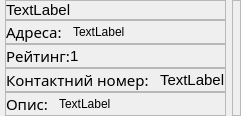
                  <widget class="QWidget" name="widget_17" native="true">
                   <layout class="QHBoxLayout" name="horizontalLayout_13">
                    <property name="leftMargin">
                     <number>0</number>
                    </property>
                    <property name="topMargin">
                     <number>0</number>
                    </property>
                    <property name="rightMargin">
                     <number>0</number>
                    </property>
                    <property name="bottomMargin">
                     <number>0</number>
                    </property>
                    <item>
                     <widget class="QWidget" name="widget_19" native="true">
                      <layout class="QVBoxLayout" name="verticalLayout_33">
                       <property name="spacing">
                        <number>0</number>
                       </property>
                       <property name="leftMargin">
                        <number>5</number>
                       </property>
                       <property name="topMargin">
                        <number>0</number>
                       </property>
                       <property name="rightMargin">
                        <number>0</number>
                       </property>
                       <property name="bottomMargin">
                        <number>0</number>
                       </property>
                       <item>
                        <widget class="QFrame" name="frame_20">
                         <property name="frameShape">
                          <enum>QFrame::StyledPanel</enum>
                         </property>
                         <property name="frameShadow">
                          <enum>QFrame::Raised</enum>
                         </property>
                         <layout class="QVBoxLayout" name="verticalLayout_34">
                          <property name="spacing">
                           <number>11</number>
                          </property>
                          <property name="leftMargin">
                           <number>0</number>
                          </property>
                          <property name="topMargin">
                           <number>0</number>
                          </property>
                          <property name="rightMargin">
                           <number>0</number>
                          </property>
                          <property name="bottomMargin">
                           <number>0</number>
                          </property>
                          <item>
                           <widget class="QLabel" name="placeNameLbl">
                            <property name="font">
                             <font>
                              <pointsize>11</pointsize>
                             </font>
                            </property>
                            <property name="text">
                             <string>TextLabel</string>
                            </property>
                           </widget>
                          </item>
                         </layout>
                        </widget>
                       </item>
                       <item>
                        <widget class="QFrame" name="frame_21">
                         <property name="frameShape">
                          <enum>QFrame::StyledPanel</enum>
                         </property>
                         <property name="frameShadow">
                          <enum>QFrame::Raised</enum>
                         </property>
                         <layout class="QHBoxLayout" name="horizontalLayout_15">
                          <property name="spacing">
                           <number>11</number>
                          </property>
                          <property name="leftMargin">
                           <number>0</number>
                          </property>
                          <property name="topMargin">
                           <number>0</number>
                          </property>
                          <property name="rightMargin">
                           <number>0</number>
                          </property>
                          <property name="bottomMargin">
                           <number>0</number>
                          </property>
                          <item alignment="Qt::AlignLeft">
                           <widget class="QLabel" name="label_10">
                            <property name="font">
                             <font>
                              <family>Segoe Print</family>
                              <pointsize>11</pointsize>
                             </font>
                            </property>
                            <property name="text">
                             <string>Адреса:</string>
                            </property>
                           </widget>
                          </item>
                          <item>
                           <widget class="QLabel" name="placeAdressLbl">
                            <property name="sizePolicy">
                             <sizepolicy hsizetype="Expanding" vsizetype="Preferred">
                              <horstretch>0</horstretch>
                              <verstretch>0</verstretch>
                             </sizepolicy>
                            </property>
                            <property name="text">
                             <string>TextLabel</string>
                            </property>
                           </widget>
                          </item>
                         </layout>
                        </widget>
                       </item>
                       <item>
                        <widget class="QFrame" name="frame_23">
                         <property name="frameShape">
                          <enum>QFrame::StyledPanel</enum>
                         </property>
                         <property name="frameShadow">
                          <enum>QFrame::Raised</enum>
                         </property>
                         <layout class="QHBoxLayout" name="horizontalLayout_14" stretch="0,0,0,0,0,0,0,0,0,0,0,0">
                          <property name="spacing">
                           <number>0</number>
                          </property>
                          <property name="leftMargin">
                           <number>0</number>
                          </property>
                          <property name="topMargin">
                           <number>0</number>
                          </property>
                          <property name="rightMargin">
                           <number>0</number>
                          </property>
                          <property name="bottomMargin">
                           <number>0</number>
                          </property>
                          <item>
                           <widget class="QLabel" name="label_11">
                            <property name="maximumSize">
                             <size>
                              <width>70</width>
                              <height>100</height>
                             </size>
                            </property>
                            <property name="font">
                             <font>
                              <family>Segoe Print</family>
                              <pointsize>11</pointsize>
                             </font>
                            </property>
                            <property name="text">
                             <string>Рейтинг:</string>
                            </property>
                           </widget>
                          </item>
                          <item>
                           <widget class="QLabel" name="placeRatingLbl">
                            <property name="maximumSize">
                             <size>
                              <width>20</width>
                              <height>40</height>
                             </size>
                            </property>
                            <property name="font">
                             <font>
                              <pointsize>11</pointsize>
                             </font>
                            </property>
                            <property name="text">
                             <string>1</string>
                            </property>
                            <property name="alignment">
                             <set>Qt::AlignLeading|Qt::AlignLeft|Qt::AlignVCenter</set>
                            </property>
                           </widget>
                          </item>
                          <item>
                           <widget class="QLabel" name="label_12">
                            <property name="maximumSize">
                             <size>
                              <width>35</width>
                              <height>35</height>
                             </size>
                            </property>
                            <property name="text">
                             <string/>
                            </property>
                            <property name="pixmap">
                             <pixmap resource="resourse.qrc">:/Imegs and Icon/icon/star.svg</pixmap>
                            </property>
                            <property name="scaledContents">
                             <bool>true</bool>
                            </property>
                           </widget>
                          </item>
                          <item>
                           <widget class="QLabel" name="label_13">
                            <property name="maximumSize">
                             <size>
                              <width>35</width>
                              <height>35</height>
                             </size>
                            </property>
                            <property name="text">
                             <string/>
                            </property>
                            <property name="pixmap">
                             <pixmap resource="resourse.qrc">:/Imegs and Icon/icon/star.svg</pixmap>
                            </property>
                            <property name="scaledContents">
                             <bool>true</bool>
                            </property>
                           </widget>
                          </item>
                          <item>
                           <widget class="QLabel" name="label_15">
                            <property name="maximumSize">
                             <size>
                              <width>35</width>
                              <height>35</height>
                             </size>
                            </property>
                            <property name="text">
                             <string/>
                            </property>
                            <property name="pixmap">
                             <pixmap resource="resourse.qrc">:/Imegs and Icon/icon/star.svg</pixmap>
                            </property>
                            <property name="scaledContents">
                             <bool>true</bool>
                            </property>
                           </widget>
                          </item>
                          <item>
                           <widget class="QLabel" name="label_14">
                            <property name="maximumSize">
                             <size>
                              <width>35</width>
                              <height>35</height>
                             </size>
                            </property>
                            <property name="text">
                             <string/>
                            </property>
                            <property name="pixmap">
                             <pixmap resource="resourse.qrc">:/Imegs and Icon/icon/star.svg</pixmap>
                            </property>
                            <property name="scaledContents">
                             <bool>true</bool>
                            </property>
                           </widget>
                          </item>
                          <item>
                           <widget class="QLabel" name="label_16">
                            <property name="maximumSize">
                             <size>
                              <width>35</width>
                              <height>35</height>
                             </size>
                            </property>
                            <property name="text">
                             <string/>
                            </property>
                            <property name="pixmap">
                             <pixmap resource="resourse.qrc">:/Imegs and Icon/icon/star.svg</pixmap>
                            </property>
                            <property name="scaledContents">
                             <bool>true</bool>
                            </property>
                           </widget>
                          </item>
                          <item>
                           <widget class="QLabel" name="label_17">
                            <property name="maximumSize">
                             <size>
                              <width>35</width>
                              <height>35</height>
                             </size>
                            </property>
                            <property name="text">
                             <string/>
                            </property>
                            <property name="pixmap">
                             <pixmap resource="resourse.qrc">:/Imegs and Icon/icon/star.svg</pixmap>
                            </property>
                            <property name="scaledContents">
                             <bool>true</bool>
                            </property>
                           </widget>
                          </item>
                          <item>
                           <widget class="QLabel" name="label_18">
                            <property name="maximumSize">
                             <size>
                              <width>35</width>
                              <height>35</height>
                             </size>
                            </property>
                            <property name="text">
                             <string/>
                            </property>
                            <property name="pixmap">
                             <pixmap resource="resourse.qrc">:/Imegs and Icon/icon/star.svg</pixmap>
                            </property>
                            <property name="scaledContents">
                             <bool>true</bool>
                            </property>
                           </widget>
                          </item>
                          <item>
                           <widget class="QLabel" name="label_19">
                            <property name="maximumSize">
                             <size>
                              <width>35</width>
                              <height>35</height>
                             </size>
                            </property>
                            <property name="text">
                             <string/>
                            </property>
                            <property name="pixmap">
                             <pixmap resource="resourse.qrc">:/Imegs and Icon/icon/star.svg</pixmap>
                            </property>
                            <property name="scaledContents">
                             <bool>true</bool>
                            </property>
                           </widget>
                          </item>
                          <item>
                           <widget class="QLabel" name="label_20">
                            <property name="maximumSize">
                             <size>
                              <width>35</width>
                              <height>35</height>
                             </size>
                            </property>
                            <property name="text">
                             <string/>
                            </property>
                            <property name="pixmap">
                             <pixmap resource="resourse.qrc">:/Imegs and Icon/icon/star.svg</pixmap>
                            </property>
                            <property name="scaledContents">
                             <bool>true</bool>
                            </property>
                           </widget>
                          </item>
                          <item>
                           <widget class="QLabel" name="label_21">
                            <property name="maximumSize">
                             <size>
                              <width>35</width>
                              <height>35</height>
                             </size>
                            </property>
                            <property name="text">
                             <string/>
                            </property>
                            <property name="pixmap">
                             <pixmap resource="resourse.qrc">:/Imegs and Icon/icon/star.svg</pixmap>
                            </property>
                            <property name="scaledContents">
                             <bool>true</bool>
                            </property>
                           </widget>
                          </item>
                         </layout>
                        </widget>
                       </item>
                       <item>
                        <widget class="QFrame" name="frame_22">
                         <property name="frameShape">
                          <enum>QFrame::StyledPanel</enum>
                         </property>
                         <property name="frameShadow">
                          <enum>QFrame::Raised</enum>
                         </property>
                         <layout class="QHBoxLayout" name="horizontalLayout_16">
                          <property name="spacing">
                           <number>11</number>
                          </property>
                          <property name="leftMargin">
                           <number>0</number>
                          </property>
                          <property name="topMargin">
                           <number>0</number>
                          </property>
                          <property name="rightMargin">
                           <number>0</number>
                          </property>
                          <property name="bottomMargin">
                           <number>0</number>
                          </property>
                          <item alignment="Qt::AlignLeft">
                           <widget class="QLabel" name="label_22">
                            <property name="font">
                             <font>
                              <family>Segoe Print</family>
                              <pointsize>11</pointsize>
                             </font>
                            </property>
                            <property name="text">
                             <string>Контактний номер:</string>
                            </property>
                           </widget>
                          </item>
                          <item>
                           <widget class="QLabel" name="placeNumberLbl">
                            <property name="sizePolicy">
                             <sizepolicy hsizetype="Expanding" vsizetype="Preferred">
                              <horstretch>0</horstretch>
                              <verstretch>0</verstretch>
                             </sizepolicy>
                            </property>
                            <property name="font">
                             <font>
                              <pointsize>11</pointsize>
                             </font>
                            </property>
                            <property name="text">
                             <string>TextLabel</string>
                            </property>
                           </widget>
                          </item>
                         </layout>
                        </widget>
                       </item>
                       <item>
                        <widget class="QFrame" name="frame_24">
                         <property name="frameShape">
                          <enum>QFrame::StyledPanel</enum>
                         </property>
                         <property name="frameShadow">
                          <enum>QFrame::Raised</enum>
                         </property>
                         <layout class="QHBoxLayout" name="horizontalLayout_17">
                          <property name="spacing">
                           <number>11</number>
                          </property>
                          <property name="leftMargin">
                           <number>0</number>
                          </property>
                          <property name="topMargin">
                           <number>0</number>
                          </property>
                          <property name="rightMargin">
                           <number>0</number>
                          </property>
                          <property name="bottomMargin">
                           <number>0</number>
                          </property>
                          <item alignment="Qt::AlignLeft">
                           <widget class="QLabel" name="label_23">
                            <property name="font">
                             <font>
                              <family>Segoe Print</family>
                              <pointsize>11</pointsize>
                             </font>
                            </property>
                            <property name="text">
                             <string>Опис:</string>
                            </property>
                           </widget>
                          </item>
                          <item>
                           <widget class="QLabel" name="placeDescriptionLbl">
                            <property name="sizePolicy">
                             <sizepolicy hsizetype="Expanding" vsizetype="Preferred">
                              <horstretch>0</horstretch>
                              <verstretch>0</verstretch>
                             </sizepolicy>
                            </property>
                            <property name="text">
                             <string>TextLabel</string>
                            </property>
                           </widget>
                          </item>
                         </layout>
                        </widget>
                       </item>
                      </layout>
                     </widget>
                    </item>
                    <item>
                     <widget class="QWidget" name="AddroomImgWidget" native="true">
                      <property name="sizePolicy">
                       <sizepolicy hsizetype="Expanding" vsizetype="Preferred">
                        <horstretch>0</horstretch>
                        <verstretch>0</verstretch>
                       </sizepolicy>
                      </property>
                      <layout class="QVBoxLayout" name="verticalLayout_35">
                       <property name="spacing">
                        <number>0</number>
                       </property>
                       <property name="leftMargin">
                        <number>0</number>
                       </property>
                       <property name="topMargin">
                        <number>0</number>
                       </property>
                       <property name="rightMargin">
                        <number>0</number>
                       </property>
                       <property name="bottomMargin">
                        <number>0</number>
                       </property>
                       <item>
                        <widget class="QFrame" name="addImgFrame">
                         <property name="frameShape">
                          <enum>QFrame::StyledPanel</enum>
                         </property>
                         <property name="frameShadow">
                          <enum>QFrame::Raised</enum>
                         </property>
                         <layout class="QVBoxLayout" name="verticalLayout_36">
                          <property name="spacing">
                           <number>0</number>
                          </property>
                          <property name="leftMargin">
                           <number>0</number>
                          </property>
                          <property name="topMargin">
                           <number>0</number>
                          </property>
                          <property name="rightMargin">
                           <number>0</number>
                          </property>
                          <property name="bottomMargin">
                           <number>0</number>
                          </property>
                          <item alignment="Qt::AlignRight">
                           <widget class="QLabel" name="roomImgLbl">
                            <property name="maximumSize">
                             <size>
                              <width>493</width>
                              <height>272</height>
                             </size>
                            </property>
                            <property name="text">
                             <string/>
                            </property>
                            <property name="scaledContents">
                             <bool>true</bool>
                            </property>
                           </widget>
                          </item>
                         </layout>
                        </widget>
                       </item>
                      </layout>
                     </widget>
                    </item>
                   </layout>
                  </widget>
